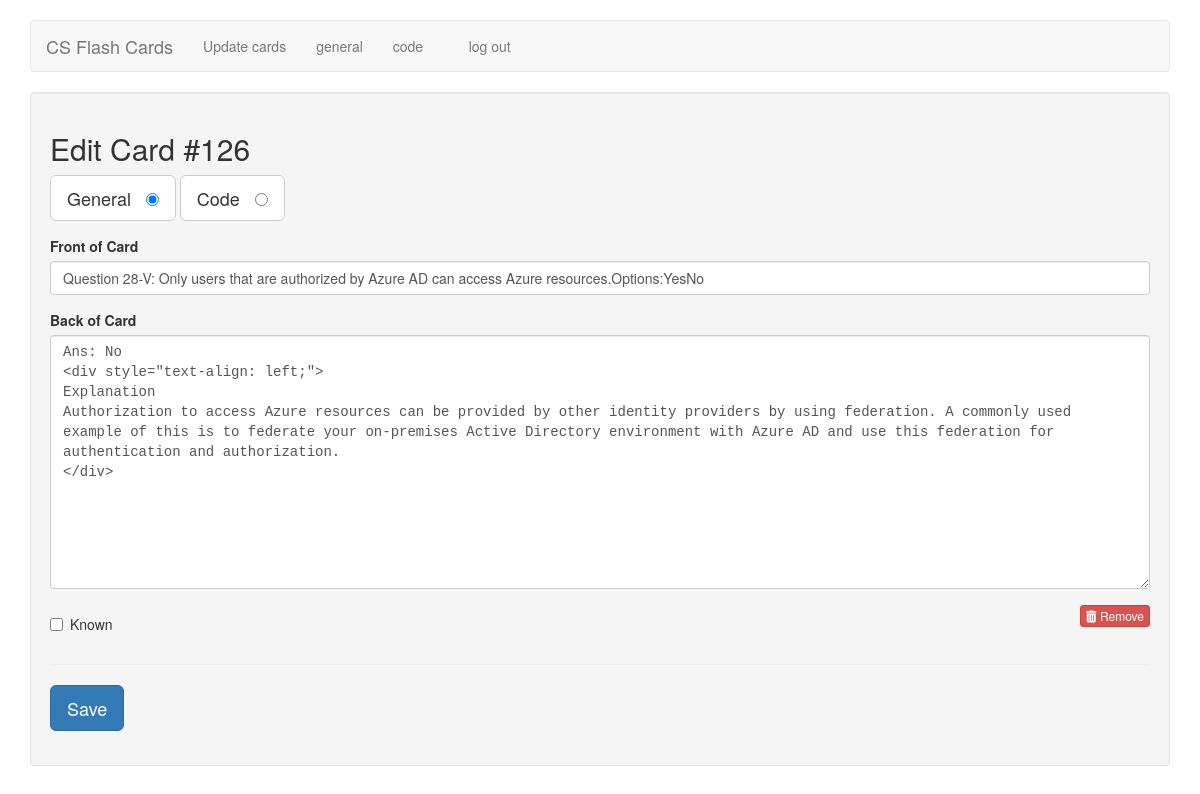
Page /edit/126 (signed in) on the committed database.
### tables this page shows
CREATE TABLE cards ( 
id integer primary key autoincrement, 
type tinyint not null, /* 1 for vocab, 2 for code */ 
front text not null, 
back text not null, 
known boolean default 0 );

### flash_cards.py (the view)
@app.route('/edit/<card_id>')
def edit(card_id):
    if not session.get('logged_in'):
        return redirect(url_for('login'))
    db = get_db()
    query = '''
        SELECT id, type, front, back, known
        FROM cards
        WHERE id = ?
    '''
    cur = db.execute(query, [card_id])
    card = cur.fetchone()
    return render_template('edit.html', card=card)

### flash_cards.py (called while the page is built)
def connect_db():
    rv = sqlite3.connect(app.config['DATABASE'])
    rv.row_factory = sqlite3.Row
    return rv

def get_db():
    if not hasattr(g, 'sqlite_db'):
        g.sqlite_db = connect_db()
    return g.sqlite_db

### templates/edit.html (shortened to what this page needs)
{% extends "layout.html" %}
{% block body %}
<div class="well">
    <h2>Edit Card #{{ card.id }}</h2>
    <form action="{{ url_for('edit_card') }}" method="post" class="cardForm">
        <div class="form-group">
            <label for="general" class="btn btn-default btn-lg">General &nbsp;
                <input type="radio" name="type" value="1" id="general" {{ "checked" if (card.type == 1) else "" }} />
            </label>
            <label for="code" class="btn btn-default btn-lg">Code &nbsp;
                <input type="radio" name="type" value="2" id="code" {{ "checked" if (card.type == 2) else "" }} />
            </label>
        </div>
        <div class="form-group">
            <label for="front">Front of Card</label>
            <input type="text" name="front" id="front" class="form-control" value="{{ card.front|e }}">
        </div>
        <div class="form-group">
            <label for="back">Back of Card</label>
            <textarea name="back" class="form-control" id="back" placeholder="back of card"
                rows="12">{{ card.back|e }}</textarea>
        </div>
        <div class="row">
            <div class="col-xs-6">
                <div class="checkbox">
                    <label>
                        <input type="checkbox" name="known" value="1" {{ "checked" if (card.known == 1) else "" }} />
                        Known
                    </label>
                </div>
            </div>
            <div class="col-xs-6 text-right">
                <a href="{{ url_for('delete', card_id=card.id) }}" class="btn btn-danger btn-xs">
                    <i class="fa fa-trash"></i>
                    Remove
                </a>
            </div>
        </div>
        <hr />
        <div class="form-group">
            <button type="submit" class="saveButton btn btn-lg btn-primary">Save</button>
        </div>
    </form>
</div>
{% endblock %}

### static/style.css (style rules this page uses)
textarea { font-family: monospace; }

### rows in the picture
cards: id "126", front "Question 28-V: Only users that are authorized by Azure AD can access Azure resources.Options:YesNo", back "Ans: No <div style=\"text-align: left;\"> Explanation Authorization to access Azure resources can be provided by other identity providers by using federation. A commonly used example of this is to federate your on-premises Active Directory environment with Azure AD and use this federation for authentication and authorization. </div>"
